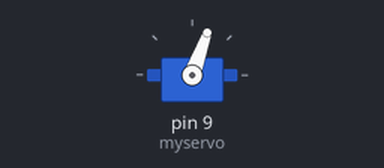
This sketch was run on a simulated Arduino Uno, built with avr-gcc and run on an emulated ATmega328P. Parts: servo.

Above: at 0.1 s.
At 10.1 s:
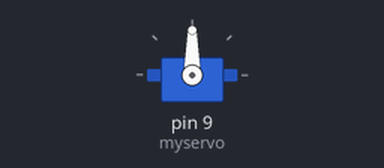
At 20.1 s:
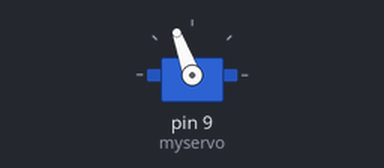
At 39.75 s:
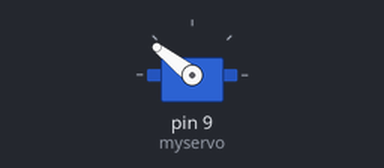
Timing chart, 0 to 40.0 s (numbered marks = the images above):
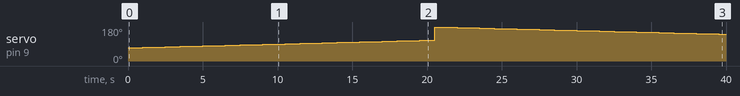

Measured:
- by itself, servo on pin 9 (myservo): rises from 70° to 180° in 20.0 s, then falls to 142° in 19.0 s

The sketch:

Calibrate.ino
```cpp
#include <Servo.h>

Servo myservo;


int pos = 0;    // variable to store the servo position

void setup() {
  myservo.attach(9);  // attaches the servo on pin 9 to the servo object
}

void loop() {
  for (pos = 70; pos <= 110; pos += 1) { // goes from 0 degrees to 180 degrees
    // in steps of 1 degree
    myservo.write(pos);
    Serial.println(pos);
    delay(500);
  }
  for (pos = 180; pos >= 0; pos -= 1) { // goes from 180 degrees to 0 degrees
    myservo.write(pos);              // tell servo to go to position in variable 'pos'
    delay(500);                       // waits 15 ms for the servo to reach the position
  }
}
```
